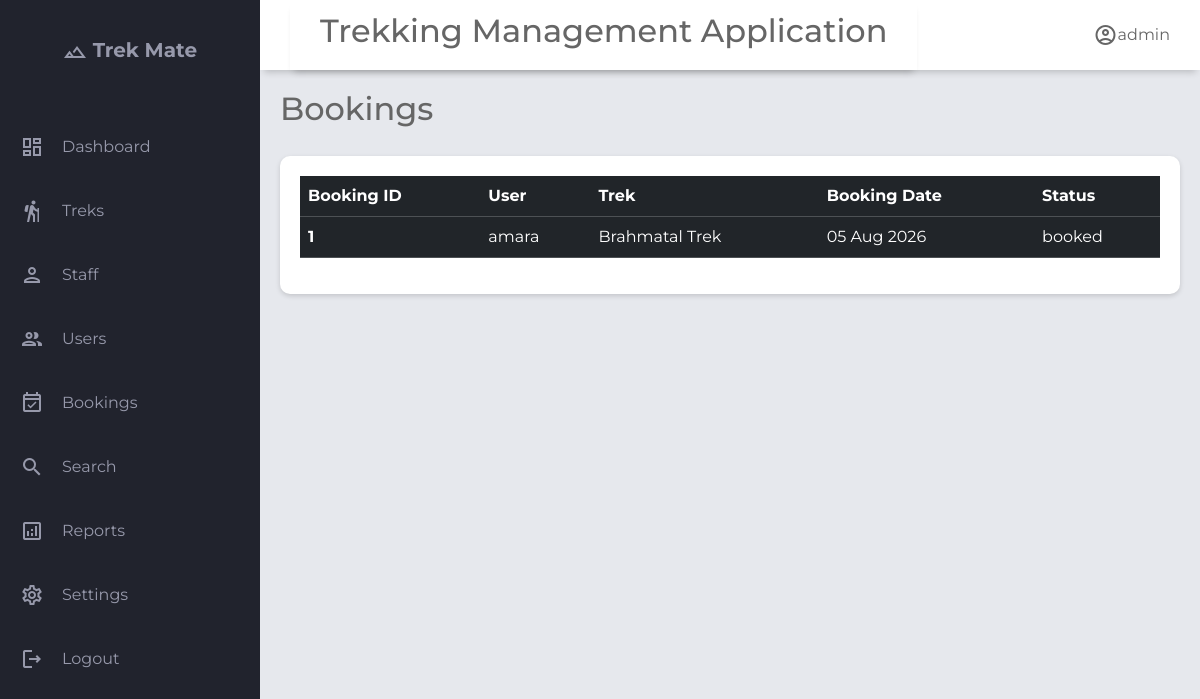
Before: /admin/bookings with the older database file.
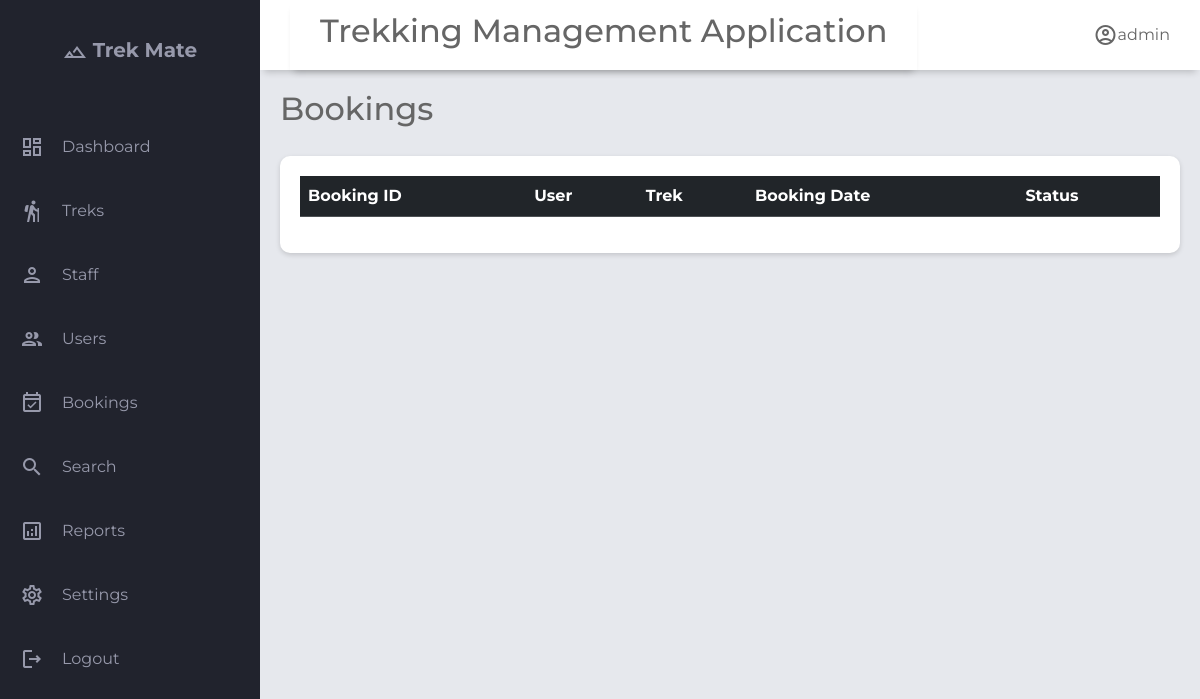
After: the same page with the newer database file.
### application/models.py (models this page shows)
class Booking(db.Model):
    __tablename__='booking'
    id                  = db.Column(db.Integer, primary_key=True)
    user_id             = db.Column(db.Integer, db.ForeignKey('user.id'), nullable=False)
    trek_id             = db.Column(db.Integer, db.ForeignKey('trek.id'), nullable=False)
    booking_date        = db.Column(db.DateTime, default=db.func.now())
    booking_status      = db.Column(Enum('booked','cancelled','completed',name='booking_status'), nullable=False, default='booked')   # booked | cancelled | completed
    payment_status      = db.Column(Enum('unpaid','partial','paid','refunded',name='payment_status'), nullable=False, default='unpaid')   # unpaid | partial | paid | refunded
    num_participants    = db.Column(db.Integer, default=1)
    total_amount        = db.Column(db.Float, nullable=True)
    amount_paid         = db.Column(db.Float, default=0.0)
    notes               = db.Column(db.Text, nullable=True)
    cancelled_at        = db.Column(db.DateTime, nullable=True)
    cancellation_reason = db.Column(db.Text, nullable=True)
    created_at          = db.Column(db.DateTime, default=db.func.now())
    updated_at          = db.Column(db.DateTime, onupdate=db.func.now())
    trek=db.relationship('Trek',back_populates='bookings',lazy=True)#one to many relationship #each booking belong to one trek
    user=db.relationship('User',back_populates='bookings',lazy=True)#one to many relationship

class User(db.Model):
    __tablename__='user'
    id= db.Column(db.Integer, primary_key=True)
    username=db.Column(db.String(),unique=True,nullable=False)
    email=db.Column(db.String(),unique=True,nullable=False)
    password=db.Column(db.String(),nullable=False)
    full_name        = db.Column(db.String(), nullable=True)
    phone            = db.Column(db.String(), nullable=True)
    role=db.Column(Enum('admin','trek staff','trekker',name='user_role'),nullable=False,default='trekker')# admin | trek staff | trekker
    is_blacklisted=db.Column(db.Boolean,default=False)
    blacklist_reason=db.Column(db.Text,nullable=True)
    is_active=db.Column(db.Boolean,default=True)
    created_at       = db.Column(db.DateTime, default=db.func.now())
    updated_at       = db.Column(db.DateTime, onupdate=db.func.now())
    bookings=db.relationship('Booking',lazy=True, back_populates='user')
    staff_profile=db.relationship('Staff_profile',lazy=True,uselist=False,back_populates='user') #uselist= False means One-to-one (single object) while default it is one-to-many

class Trek(db.Model):
    __tablename__='trek'
    id              = db.Column(db.Integer, primary_key=True)
    name            = db.Column(db.String(), nullable=False)
    description     = db.Column(db.Text, nullable=True)
    location        = db.Column(db.String(), nullable=True)
    difficulty      = db.Column(db.String(), nullable=False, default='moderate')  # easy | moderate | hard
    duration_days   = db.Column(db.Integer, nullable=False)
    start_date      = db.Column(db.DateTime, nullable=True)
    end_date        = db.Column(db.DateTime, nullable=True)
    max_slots       = db.Column(db.Integer, nullable=False, default=20)
    available_slots = db.Column(db.Integer, nullable=False, default=20)
    price           = db.Column(db.Numeric, nullable=False, default=0.0)
    status          = db.Column(Enum('pending','approved','open','closed','completed','cancelled',name='trek_status'),nullable=False, default='pending')  # pending | approved | open | closed | completed | cancelled
    created_at      = db.Column(db.DateTime, default=db.func.now())
    updated_at      = db.Column(db.DateTime, onupdate=db.func.now())
    assigned_staffs=db.relationship('Staff_profile',secondary='trek_staff_assignment',lazy=True,back_populates='assigned_treks')#many to many relationship
    bookings=db.relationship('Booking',back_populates='trek',lazy=True)#one to many relationship as one trek can have multiple bookings but not other side, as one booking can belong to a single trek

### application/controller.py (the view)
@app.route("/admin/bookings")
def bookings():
    user=User.query.filter_by(role="admin").first()
    bookings=Booking.query.order_by(Booking.booking_date.desc()).all()
    return render_template("a_bookings.html",bookings=bookings,user=user)

### templates/a_bookings.html (shortened to what this page needs)
{% extends "base.html" %}
{% block header_title %}
Bookings
{% endblock %}
{% block content %}
<section class="table-section">
    <div class="table-content">
        <table class="table table-dark table-hover">
            <thead>
                <tr>
                    <th scope="col">Booking ID</th>
                    <th scope="col">User</th>
                    <th scope="col">Trek</th>
                    <th scope="col">Booking Date</th>
                    <th scope="col">Status</th>
                </tr>
            </thead>
            <tbody class="table-hover">
                {% for booking in bookings %}
                <tr>
                    <th scope="row">{{booking.id}}</th>
                    <td>{{booking.user.username}}</td>
                    <td>{{booking.trek.name}}</td>
                    <td>{{booking.booking_date.strftime('%d %b %Y')}}</td>
                    <td>{{booking.booking_status}}</td>
                </tr>
                {% endfor %}
            </tbody>
        </table>
    </div>
</section>
{% endblock %}

Changed rows visible on the page:
removed Booking: id "1", user.username "amara", trek.name "Brahmatal Trek", booking_date "05 Aug 2026", booking_status "booked"
